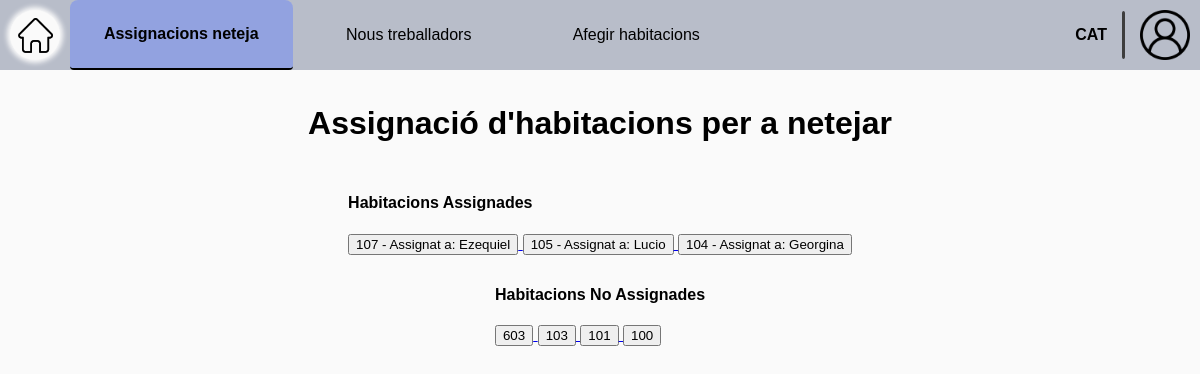
Page /planner/room-assignment/ (signed in) on the committed database.
### Reception/models.py (models this page shows, shortened)
class Room(models.Model):
    is_clean = models.BooleanField()
    is_taken = models.BooleanField()
    room_num = models.IntegerField(unique=True)
    room_type = models.CharField(
        max_length=c.DROPDOWN_MAX_LENGTH,
        choices=c.get_room_types,
        default='Double'
    )
    room_price = models.IntegerField(default=0)
    cleaner = models.ForeignKey(Worker, on_delete=models.SET_NULL, null=True, blank=True,
                                limit_choices_to={'type': 'cleaner'})

class HotelUser(AbstractUser):
    email = models.EmailField()
    phone_number = models.CharField(max_length=c.PHONE_NUMBER_LENGTH)
    id_number = models.CharField(max_length=c.ID_NUMBER, blank=True, unique=True)

### Planner/views.py (the view)
# urls.py: path('room-assignment/', v.room_assignment, name='room_assignment'),
@worker_required('planner')
def room_assignment(request):
    assigned_rooms = Room.objects.filter(is_taken=False, is_clean=False, cleaner__isnull=False).order_by('-room_num')
    unassigned_rooms = Room.objects.filter(is_taken=False, is_clean=False, cleaner__isnull=True).order_by('-room_num')
    return render(request, c.get_room_assignment_path(1), {
        'assigned_rooms': assigned_rooms,
        'unassigned_rooms': unassigned_rooms
    })

### Planner/config.py (called while the page is built)
    @staticmethod
    def get_room_assignment_path(n: int):
        return ROOM_ASSIGNMENT_PATHS[n]

### templates/worker/planner/room_assignment_list.html (shortened to what this page needs)
{% extends "worker/planner/base_planner.html" %}
{% load static %}
{% block extra_css %}
    <link rel="stylesheet" href="{% static 'css/worker/planner/planner.css' %}">
{% endblock extra_css %}
{% block id_room_assignment %} id="current-page" {% endblock id_room_assignment %}
{% block content %}
<div class="main">
    <h1>Assignació d'habitacions per a netejar</h1>
    <div>
        <h4>Habitacions Assignades</h4>
        <div>
            {% for room in assigned_rooms %}
            <a href="{% url 'planner_room_detail' room.id %}">
                <button class="assigned-room">{{ room.room_num }} - Assignat a: {{ room.cleaner.first_name }}</button>
            </a>
            {% empty %}
            <p>No hi ha habitacions assignades.</p>
            {% endfor %}
        </div>
    </div>
    <div>
        <h4>Habitacions No Assignades</h4>
        <div>
            {% for room in unassigned_rooms %}
            <a href="{% url 'planner_room_detail' room.id %}">
                <button>{{ room.room_num }}</button>
            </a>
            {% empty %}
            <p>No hi ha habitacions no assignades.</p>
            {% endfor %}
        </div>
    </div>
</div>
{% endblock content %}

### static/css/base.css (style rules this page uses)
body { background-color: #fafafa; font-family: "Gill Sans MT", Arial, sans-serif; margin: 0; padding: 0; aspect-ratio: 16 / 9; width: 100%; height: 100vh; display: flex; flex-direction: column; }
.main { position: relative; display: flex; flex-direction: column; align-items: center; height: 95%; width: 95%; max-height: 900px; max-width: 1600px; gap: 10px; margin-bottom: 10px; }

### static/css/worker/worker.css (style rules this page uses)
button { cursor: pointer; }

### rows in the picture
Room: room_num "107", cleaner.first_name "Ezequiel"
Room: room_num "105", cleaner.first_name "Lucio"
Room: room_num "104", cleaner.first_name "Georgina"
Room: room_num "603"
Room: room_num "103"
Room: room_num "101"
Room: room_num "100"
